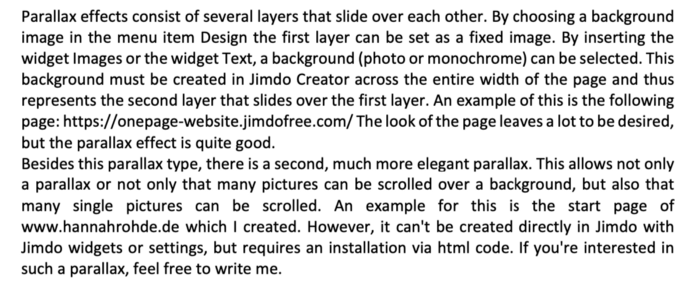
#> input picture test_img.png, 700 x 289 px
$ jupyter execute --allow-errors 'Optical Character Recognition (OCR).ipynb'
#> lines starting #> are read from the running program, lines starting #| are printed output that depends on the picture; after the words box and inside, x2 and y2 are one past the last pixel; in counts of white or black regions, pixels touching at a corner belong together
Source :https://towardsdatascience.com/optical-character-recognition-ocr-with-less-than-12-lines-of-code-using-python-48404218cccb

# OCR

### <i>Import libraries

[cell 1]
import cv2
import pytesseract
import numpy as np

### <i>Load the image

[cell 2]
# img = cv2.imread('color_image2.png') #colored image
# img = cv2.imread('color_image.png') #colored image
# img = cv2.imread('image.png') #table
img = cv2.imread('test_img.png') # text
#> img is the input picture: shape (289, 700, 3); min 0, max 255, mean 221.2
# img = cv2.imread('j_image.png') #to check the erosion and dilation effect

[cell 3]
img

[cell 4]
# show image on window
cv2.imshow('image',img)
cv2.waitKey(0)
cv2.destroyAllWindows()

### <i>Color conversion to make it grayscale

[cell 5]
# color conversion to gray scle image
gray = cv2.cvtColor(img,cv2.COLOR_RGB2GRAY)

[cell 6]
gray

[cell 7]
# show image on window after color conversion
cv2.imshow('RGB2Gray',gray)
cv2.waitKey(0)
cv2.destroyAllWindows()

### <i>Apply threshold

[cell 8]
# apply threshold
gray ,img_bin = cv2.threshold(gray,0,255,cv2.THRESH_BINARY | cv2.THRESH_OTSU)
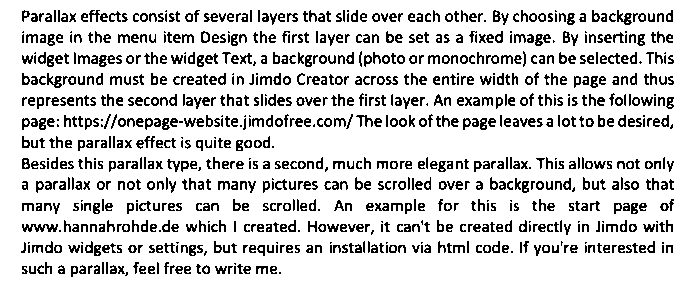
#> img_bin: shape (289, 700); 83.8% white; black in thin lines or dots, all inside (x1, y1, x2, y2) = (21, 10, 674, 277)
#> gray = 163

[cell 9]
# gray = cv2.threshold(gray,128,255,cv2.THRESH_BINARY)

[cell 10]
# img_bin = cv2.threshold(gray,128,255,cv2.THRESH_OTSU)

[cell 11]
# thresold value
gray
#> Out = 163

[cell 12]
# image
img_bin

[cell 13]
# show image
cv2.imshow('image',img_bin)
cv2.waitKey(0)
cv2.destroyAllWindows()

### <i>Invert the image to make it binary

[cell 14]
# change black background and white text
gray = cv2.bitwise_not(img_bin)

[cell 15]
gray

[cell 16]
# show image
cv2.imshow('image',gray)
cv2.waitKey(0)
cv2.destroyAllWindows()

### <i>Apply below morphological operation to remove noise
    1.0 EROSION
    2.0 DILATION

[cell 17]
kernel = np.ones((2,1),np.uint8)

[cell 18]
kernel

[cell 19]
img = cv2.erode(gray,kernel,iterations=1)
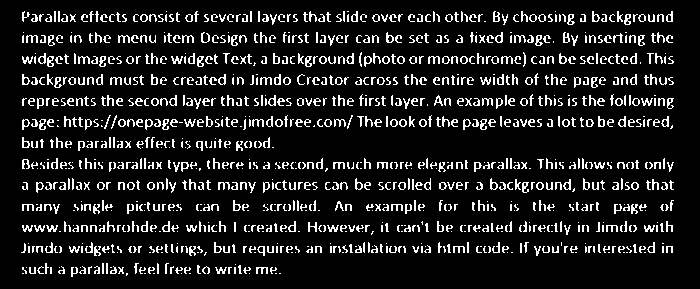
#> img: shape (289, 700); 11.9% white in thin lines or dots, all inside (x1, y1, x2, y2) = (21, 11, 674, 277)

[cell 20]
# after erosion
cv2.imshow('image',img)
cv2.waitKey(0)
cv2.destroyAllWindows()

[cell 21]
img = cv2.dilate(img,kernel,iterations=1)
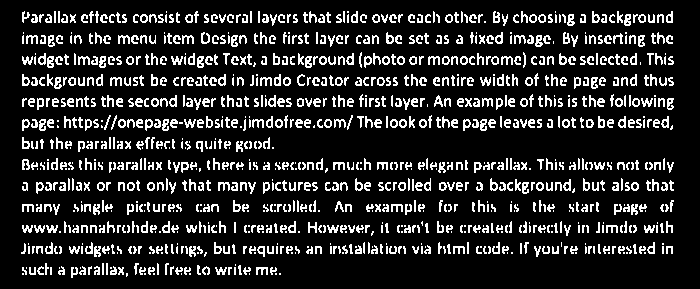
#> img: shape (289, 700); 15.6% white in thin lines or dots, all inside (x1, y1, x2, y2) = (21, 11, 674, 278)

$ run again, with image.png copied over test_img.png
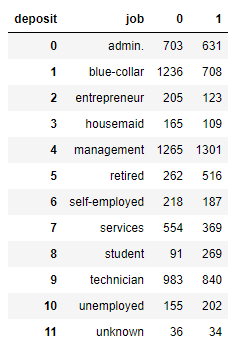
#> input picture image.png, 244 x 355 px
#> img is the input picture: shape (355, 244, 3); mean B, G, R 240.4, 240.2, 240.2
#> `gray ,img_bin = cv2.threshold(gray,0,255,cv2.THRESH_BINARY | cv2.THRES..`:
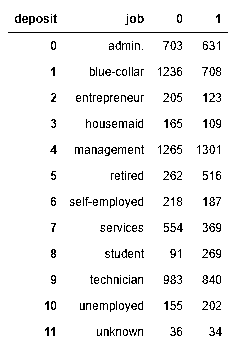
#> img_bin: shape (355, 244); 95.1% white; black in thin lines or dots, all inside (x1, y1, x2, y2) = (8, 14, 228, 336)
#> `gray ,img_bin = cv2.threshold(gray,0,255,cv2.THRESH_BINARY | cv2.THRES..`: gray = 150
#> `img = cv2.dilate(img,kernel,iterations=1)`:
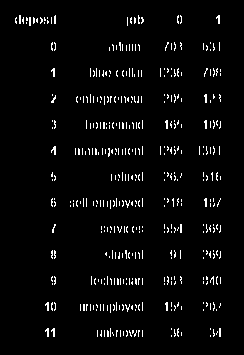
#> img: shape (355, 244); 3.5% white in thin lines or dots, all inside (x1, y1, x2, y2) = (15, 15, 221, 337)
